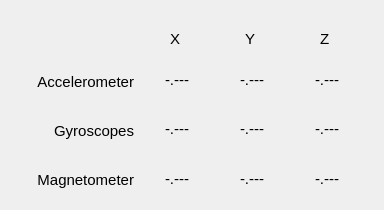
     <widget class="QWidget" name="tabMPU9250">
      <property name="cursor">
       <cursorShape>PointingHandCursor</cursorShape>
      </property>
      <attribute name="icon">
       <iconset resource="images/images.qrc">
        <normaloff>:/new/Myresource/tab/mpu9250.png</normaloff>:/new/Myresource/tab/mpu9250.png</iconset>
      </attribute>
      <attribute name="title">
       <string>MPU9250</string>
      </attribute>
      <widget class="QLabel" name="label_AZ">
       <property name="geometry">
        <rect>
         <x>315</x>
         <y>71</y>
         <width>60</width>
         <height>18</height>
        </rect>
       </property>
       <property name="font">
        <font>
         <pointsize>11</pointsize>
        </font>
       </property>
       <property name="text">
        <string>-.---</string>
       </property>
      </widget>
      <widget class="QLabel" name="label_AX">
       <property name="geometry">
        <rect>
         <x>165</x>
         <y>71</y>
         <width>60</width>
         <height>18</height>
        </rect>
       </property>
       <property name="font">
        <font>
         <pointsize>11</pointsize>
        </font>
       </property>
       <property name="layoutDirection">
        <enum>Qt::RightToLeft</enum>
       </property>
       <property name="text">
        <string>-.---</string>
       </property>
      </widget>
      <widget class="QLabel" name="label_AY">
       <property name="geometry">
        <rect>
         <x>240</x>
         <y>71</y>
         <width>60</width>
         <height>18</height>
        </rect>
       </property>
       <property name="font">
        <font>
         <pointsize>11</pointsize>
        </font>
       </property>
       <property name="text">
        <string>-.---</string>
       </property>
      </widget>
      <widget class="QLabel" name="label_GZ">
       <property name="geometry">
        <rect>
         <x>315</x>
         <y>120</y>
         <width>60</width>
         <height>18</height>
        </rect>
       </property>
       <property name="font">
        <font>
         <pointsize>11</pointsize>
        </font>
       </property>
       <property name="text">
        <string>-.---</string>
       </property>
      </widget>
      <widget class="QLabel" name="label_GX">
       <property name="geometry">
        <rect>
         <x>165</x>
         <y>120</y>
         <width>60</width>
         <height>18</height>
        </rect>
       </property>
       <property name="font">
        <font>
         <pointsize>11</pointsize>
        </font>
       </property>
       <property name="layoutDirection">
        <enum>Qt::RightToLeft</enum>
       </property>
       <property name="text">
        <string>-.---</string>
       </property>
      </widget>
      <widget class="QLabel" name="label_GY">
       <property name="geometry">
        <rect>
         <x>240</x>
         <y>120</y>
         <width>60</width>
         <height>18</height>
        </rect>
       </property>
       <property name="font">
        <font>
         <pointsize>11</pointsize>
        </font>
       </property>
       <property name="text">
        <string>-.---</string>
       </property>
      </widget>
      <widget class="QLabel" name="label_MY">
       <property name="geometry">
        <rect>
         <x>240</x>
         <y>170</y>
         <width>60</width>
         <height>18</height>
        </rect>
       </property>
       <property name="font">
        <font>
         <pointsize>11</pointsize>
        </font>
       </property>
       <property name="text">
        <string>-.---</string>
       </property>
      </widget>
      <widget class="QLabel" name="label_MX">
       <property name="geometry">
        <rect>
         <x>165</x>
         <y>170</y>
         <width>60</width>
         <height>18</height>
        </rect>
       </property>
       <property name="font">
        <font>
         <pointsize>11</pointsize>
        </font>
       </property>
       <property name="layoutDirection">
        <enum>Qt::RightToLeft</enum>
       </property>
       <property name="text">
        <string>-.---</string>
       </property>
      </widget>
      <widget class="QLabel" name="label_MZ">
       <property name="geometry">
        <rect>
         <x>315</x>
         <y>170</y>
         <width>60</width>
         <height>18</height>
        </rect>
       </property>
       <property name="font">
        <font>
         <pointsize>11</pointsize>
        </font>
       </property>
       <property name="text">
        <string>-.---</string>
       </property>
      </widget>
      <widget class="QLabel" name="label_AZ_2">
       <property name="geometry">
        <rect>
         <x>320</x>
         <y>30</y>
         <width>27</width>
         <height>18</height>
        </rect>
       </property>
       <property name="font">
        <font>
         <pointsize>11</pointsize>
        </font>
       </property>
       <property name="text">
        <string>Z</string>
       </property>
      </widget>
      <widget class="QLabel" name="label_AY_2">
       <property name="geometry">
        <rect>
         <x>245</x>
         <y>30</y>
         <width>27</width>
         <height>18</height>
        </rect>
       </property>
       <property name="font">
        <font>
         <pointsize>11</pointsize>
        </font>
       </property>
       <property name="text">
        <string>Y</string>
       </property>
      </widget>
      <widget class="QLabel" name="label_AX_2">
       <property name="geometry">
        <rect>
         <x>170</x>
         <y>30</y>
         <width>27</width>
         <height>18</height>
        </rect>
       </property>
       <property name="font">
        <font>
         <pointsize>11</pointsize>
        </font>
       </property>
       <property name="layoutDirection">
        <enum>Qt::RightToLeft</enum>
       </property>
       <property name="text">
        <string>X</string>
       </property>
      </widget>
      <widget class="QWidget" name="layoutWidget">
       <property name="geometry">
        <rect>
         <x>20</x>
         <y>60</y>
         <width>114</width>
         <height>141</height>
        </rect>
       </property>
       <layout class="QGridLayout" name="gridLayout_2">
        <item row="0" column="0">
         <widget class="QLabel" name="label_Acceleromter">
          <property name="font">
           <font>
            <pointsize>11</pointsize>
           </font>
          </property>
          <property name="text">
           <string>Accelerometer</string>
          </property>
          <property name="alignment">
           <set>Qt::AlignRight|Qt::AlignTrailing|Qt::AlignVCenter</set>
          </property>
         </widget>
        </item>
        <item row="1" column="0">
         <widget class="QLabel" name="label_Gyroscopes">
          <property name="font">
           <font>
            <pointsize>11</pointsize>
           </font>
          </property>
          <property name="layoutDirection">
           <enum>Qt::LeftToRight</enum>
          </property>
          <property name="text">
           <string>Gyroscopes</string>
          </property>
          <property name="alignment">
           <set>Qt::AlignRight|Qt::AlignTrailing|Qt::AlignVCenter</set>
          </property>
         </widget>
        </item>
        <item row="2" column="0">
         <widget class="QLabel" name="label_Magnetrometer">
          <property name="font">
           <font>
            <pointsize>11</pointsize>
           </font>
          </property>
          <property name="text">
           <string>Magnetometer</string>
          </property>
          <property name="alignment">
           <set>Qt::AlignRight|Qt::AlignTrailing|Qt::AlignVCenter</set>
          </property>
         </widget>
        </item>
       </layout>
      </widget>
     </widget>
